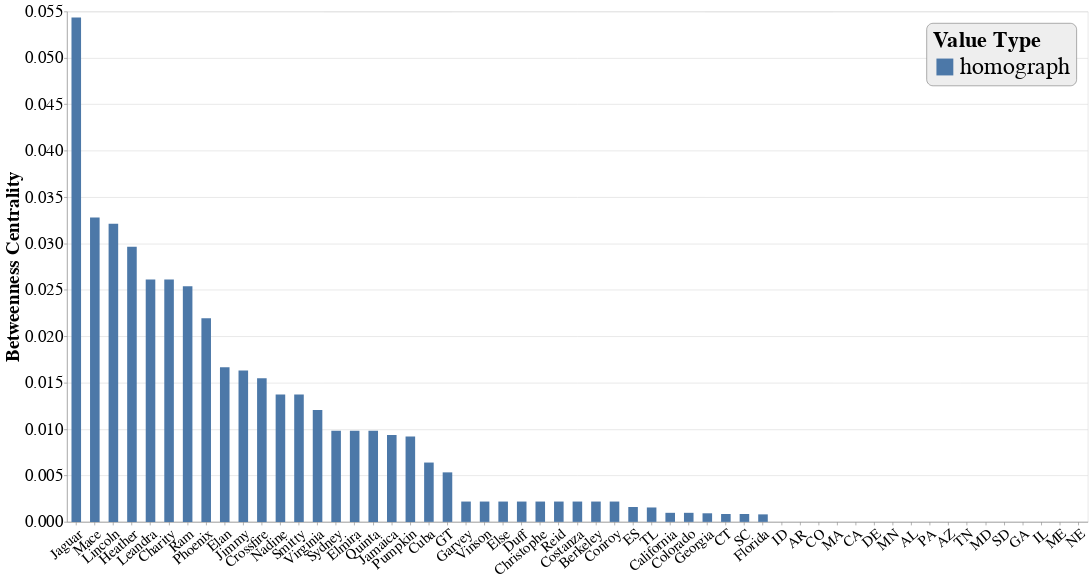

Notebook code cell kept with this figure:
### Markdown cell above
## Identifying root cause of low betweenness for homograph nodes

### Code cell
# Plot of all the homograph values and their betweeness
homographs_graph = alt.Chart(synthetic_bipartite_graph_stats_df[synthetic_bipartite_graph_stats_df['is_homograph'] == 'homograph'], title='').mark_bar(size=15).encode(
    x=alt.X('node:N', sort='-y', axis=alt.Axis(title='', labelAngle=-40, labelFontSize=23)),
    y=alt.Y('betweenness_centrality:Q', axis=alt.Axis(title='Betweenness Centrality', labelFontSize=26, titleFontSize=30, tickCount=8)),
    color=alt.Color('is_homograph:N', legend=alt.Legend(title='Value Type', titleLimit=0, labelLimit=500))
).properties(width=1600, height=800)
homographs_graph = homographs_graph.configure_axis(labelLimit=550)

homographs_graph = homographs_graph.configure_legend(
    labelFontSize=38,
    symbolSize=700,
    titleFontSize=35,
    strokeColor='gray',
    fillColor='#EEEEEE',
    padding=10,
    cornerRadius=10,
    orient='top-right'
)

homographs_graph.save('figures/synthetic_dataset/synthetic_bipartite_betweenness_homographs.svg')
homographs_graph

### Figure 1 — Vega-Lite specification as saved in the notebook (floating-point values rounded to 4 significant figures)
{"config": {"view": {"continuousWidth": 400, "continuousHeight": 300}, "axis": {"labelLimit": 550}, "legend": {"cornerRadius": 10, "fillColor": "#EEEEEE", "labelFontSize": 38, "orient": "top-right", "padding": 10, "strokeColor": "gray", "symbolSize": 700, "titleFontSize": 35}}, "data": {"name": "data-f8ca489f7a18a97ae5e8cee1e116d11a"}, "mark": {"type": "bar", "size": 15}, "encoding": {"color": {"type": "nominal", "field": "is_homograph", "legend": {"labelLimit": 500, "title": "Value Type", "titleLimit": 0}}, "x": {"type": "nominal", "axis": {"labelAngle": -40, "labelFontSize": 23, "title": ""}, "field": "node", "sort": "-y"}, "y": {"type": "quantitative", "axis": {"labelFontSize": 26, "tickCount": 8, "title": "Betweenness Centrality", "titleFontSize": 30}, "field": "betweenness_centrality"}}, "height": 800, "title": "", "width": 1600, "$schema": "https://vega.github.io/schema/vega-lite/v4.8.1.json", "datasets": {"data-f8ca489f7a18a97ae5e8cee1e116d11a": [{"node": "Sydney", "node_type": "cell", "betweenness_centrality": 0.009811, "local_clustering_coefficient": 0.4988, "is_homograph": "homograph"}, {"node": "Cuba", "node_type": "cell", "betweenness_centrality": 0.006394, "local_clustering_coefficient": 0.1956, "is_homograph": "homograph"}, {"node": "Elmira", "node_type": "cell", "betweenness_centrality": 0.009811, "local_clustering_coefficient": 0.4988, "is_homograph": "homograph"}, {"node": "Lincoln", "node_type": "cell", "betweenness_centrality": 0.03212, "local_clustering_coefficient": 0.4983, "is_homograph": "homograph"}, {"node": "Virginia", "node_type": "cell", "betweenness_centrality": 0.01207, "local_clustering_coefficient": 0.333, "is_homograph": "homograph"}, {"node": "Jamaica", "node_type": "cell", "betweenness_centrality": 0.009349, "local_clustering_coefficient": 0.1959, "is_homograph": "homograph"}, {"node": "Phoenix", "node_type": "cell", "betweenness_centrality": 0.02194, "local_clustering_coefficient": 0.4984, "is_homograph": "homograph"}, {"node": "Quinta", "node_type": "cell", "betweenness_centrality": 0.009811, "local_clustering_coefficient": 0.4988, "is_homograph": "homograph"}, {"node": "ID", "node_type": "cell", "betweenness_centrality": 1.938e-06, "local_clustering_coefficient": 0.5409, "is_homograph": "homograph"}, {"node": "NE", "node_type": "cell", "betweenness_centrality": 6.025e-07, "local_clustering_coefficient": 0.3419, "is_homograph": "homograph"}, {"node": "GT", "node_type": "cell", "betweenness_centrality": 0.005336, "local_clustering_coefficient": 0.3227, "is_homograph": "homograph"}, {"node": "AR", "node_type": "cell", "betweenness_centrality": 1.938e-06, "local_clustering_coefficient": 0.5409, "is_homograph": "homograph"}, {"node": "CO", "node_type": "cell", "betweenness_centrality": 1.938e-06, "local_clustering_coefficient": 0.5409, "is_homograph": "homograph"}, {"node": "MA", "node_type": "cell", "betweenness_centrality": 1.938e-06, "local_clustering_coefficient": 0.5409, "is_homograph": "homograph"}, {"node": "CA", "node_type": "cell", "betweenness_centrality": 1.938e-06, "local_clustering_coefficient": 0.5409, "is_homograph": "homograph"}, {"node": "DE", "node_type": "cell", "betweenness_centrality": 1.938e-06, "local_clustering_coefficient": 0.5409, "is_homograph": "homograph"}, {"node": "TL", "node_type": "cell", "betweenness_centrality": 0.001553, "local_clustering_coefficient": 0.4563, "is_homograph": "homograph"}, {"node": "MN", "node_type": "cell", "betweenness_centrality": 1.938e-06, "local_clustering_coefficient": 0.5409, "is_homograph": "homograph"}, {"node": "AL", "node_type": "cell", "betweenness_centrality": 1.938e-06, "local_clustering_coefficient": 0.5409, "is_homograph": "homograph"}, {"node": "SD", "node_type": "cell", "betweenness_centrality": 1.269e-06, "local_clustering_coefficient": 0.4458, "is_homograph": "homograph"}, {"node": "PA", "node_type": "cell", "betweenness_centrality": 1.938e-06, "local_clustering_coefficient": 0.5409, "is_homograph": "homograph"}, {"node": "AZ", "node_type": "cell", "betweenness_centrality": 1.938e-06, "local_clustering_coefficient": 0.5409, "is_homograph": "homograph"}, {"node": "TN", "node_type": "cell", "betweenness_centrality": 1.938e-06, "local_clustering_coefficient": 0.5409, "is_homograph": "homograph"}, {"node": "Georgia", "node_type": "cell", "betweenness_centrality": 0.0009264, "local_clustering_coefficient": 0.3498, "is_homograph": "homograph"}, {"node": "Florida", "node_type": "cell", "betweenness_centrality": 0.0008095, "local_clustering_coefficient": 0.4965, "is_homograph": "homograph"}, {"node": "California", "node_type": "cell", "betweenness_centrality": 0.0009775, "local_clustering_coefficient": 0.4966, "is_homograph": "homograph"}, {"node": "Colorado", "node_type": "cell", "betweenness_centrality": 0.0009775, "local_clustering_coefficient": 0.4966, "is_homograph": "homograph"}, {"node": "CT", "node_type": "cell", "betweenness_centrality": 0.0008473, "local_clustering_coefficient": 0.4899, "is_homograph": "homograph"}, {"node": "SC", "node_type": "cell", "betweenness_centrality": 0.0008473, "local_clustering_coefficient": 0.4899, "is_homograph": "homograph"}, {"node": "IL", "node_type": "cell", "betweenness_centrality": 6.145e-07, "local_clustering_coefficient": 0.3508, "is_homograph": "homograph"}, {"node": "GA", "node_type": "cell", "betweenness_centrality": 6.433e-07, "local_clustering_coefficient": 0.3522, "is_homograph": "homograph"}, {"node": "MD", "node_type": "cell", "betweenness_centrality": 1.29e-06, "local_clustering_coefficient": 0.4362, "is_homograph": "homograph"}, {"node": "ME", "node_type": "cell", "betweenness_centrality": 6.145e-07, "local_clustering_coefficient": 0.3508, "is_homograph": "homograph"}, {"node": "Jaguar", "node_type": "cell", "betweenness_centrality": 0.05434, "local_clustering_coefficient": 0.4321, "is_homograph": "homograph"}, {"node": "Heather", "node_type": "cell", "betweenness_centrality": 0.02965, "local_clustering_coefficient": 0.4941, "is_homograph": "homograph"}, {"node": "Leandra", "node_type": "cell", "betweenness_centrality": 0.02611, "local_clustering_coefficient": 0.4935, "is_homograph": "homograph"}, {"node": "Charity", "node_type": "cell", "betweenness_centrality": 0.02611, "local_clustering_coefficient": 0.4935, "is_homograph": "homograph"}, {"node": "Garvey", "node_type": "cell", "betweenness_centrality": 0.002191, "local_clustering_coefficient": 0.5008, "is_homograph": "homograph"}, {"node": "Vinson", "node_type": "cell", "betweenness_centrality": 0.002191, "local_clustering_coefficient": 0.5008, "is_homograph": "homograph"}, {"node": "Else", "node_type": "cell", "betweenness_centrality": 0.002191, "local_clustering_coefficient": 0.5008, "is_homograph": "homograph"}, {"node": "Duff", "node_type": "cell", "betweenness_centrality": 0.002191, "local_clustering_coefficient": 0.5008, "is_homograph": "homograph"}, {"node": "Christophe", "node_type": "cell", "betweenness_centrality": 0.002191, "local_clustering_coefficient": 0.5008, "is_homograph": "homograph"}, {"node": "Reid", "node_type": "cell", "betweenness_centrality": 0.002191, "local_clustering_coefficient": 0.5008, "is_homograph": "homograph"}, {"node": "Mace", "node_type": "cell", "betweenness_centrality": 0.0328, "local_clustering_coefficient": 0.4981, "is_homograph": "homograph"}, {"node": "Costanza", "node_type": "cell", "betweenness_centrality": 0.002191, "local_clustering_coefficient": 0.5008, "is_homograph": "homograph"}, {"node": "Elan", "node_type": "cell", "betweenness_centrality": 0.01666, "local_clustering_coefficient": 0.4976, "is_homograph": "homograph"}, {"node": "Berkeley", "node_type": "cell", "betweenness_centrality": 0.002191, "local_clustering_coefficient": 0.5008, "is_homograph": "homograph"}, {"node": "Nadine", "node_type": "cell", "betweenness_centrality": 0.01373, "local_clustering_coefficient": 0.4983, "is_homograph": "homograph"}, {"node": "Conroy", "node_type": "cell", "betweenness_centrality": 0.002191, "local_clustering_coefficient": 0.5008, "is_homograph": "homograph"}, {"node": "Jimmy", "node_type": "cell", "betweenness_centrality": 0.01631, "local_clustering_coefficient": 0.4965, "is_homograph": "homograph"}, {"node": "Smitty", "node_type": "cell", "betweenness_centrality": 0.01373, "local_clustering_coefficient": 0.4983, "is_homograph": "homograph"}, {"node": "Ram", "node_type": "cell", "betweenness_centrality": 0.02539, "local_clustering_coefficient": 0.4961, "is_homograph": "homograph"}, {"node": "ES", "node_type": "cell", "betweenness_centrality": 0.001603, "local_clustering_coefficient": 0.4572, "is_homograph": "homograph"}, {"node": "Crossfire", "node_type": "cell", "betweenness_centrality": 0.01547, "local_clustering_coefficient": 0.4982, "is_homograph": "homograph"}, {"node": "Pumpkin", "node_type": "cell", "betweenness_centrality": 0.009196, "local_clustering_coefficient": 0.4994, "is_homograph": "homograph"}]}}
